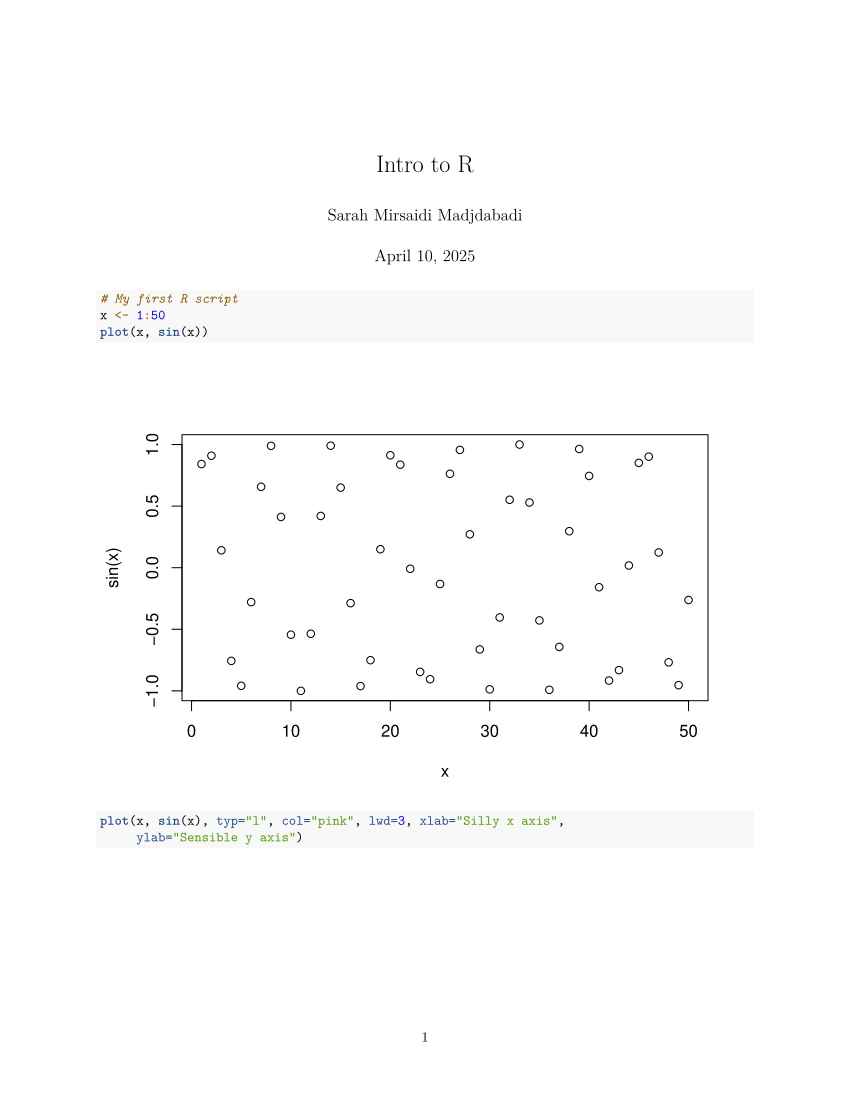

R code for this plot:
#' ---
#' title: "Intro to R"
#' author: "Sarah Mirsaidi Madjdabadi"
#' date: "April 10, 2025"
#' ---

# My first R script
x <- 1:50
plot(x, sin(x))
plot(x, sin(x), typ="l", col="pink", lwd=3, xlab="Silly x axis", 
     ylab="Sensible y axis")
